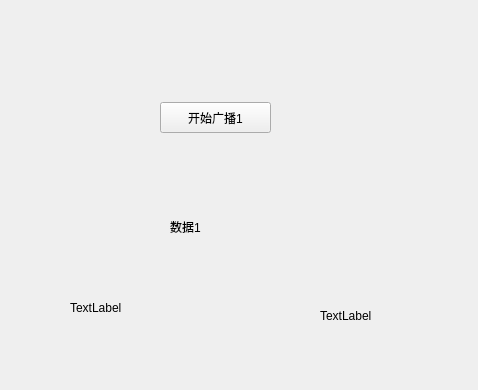
<?xml version="1.0" encoding="UTF-8"?>
<ui version="4.0">
 <class>Widget</class>
 <widget class="QWidget" name="Widget">
  <property name="geometry">
   <rect>
    <x>0</x>
    <y>0</y>
    <width>478</width>
    <height>390</height>
   </rect>
  </property>
  <property name="windowTitle">
   <string>Widget</string>
  </property>
  <widget class="QPushButton" name="pushButton">
   <property name="geometry">
    <rect>
     <x>160</x>
     <y>102</y>
     <width>111</width>
     <height>31</height>
    </rect>
   </property>
   <property name="text">
    <string>开始广播1</string>
   </property>
  </widget>
  <widget class="QLabel" name="label">
   <property name="geometry">
    <rect>
     <x>170</x>
     <y>211</y>
     <width>91</width>
     <height>31</height>
    </rect>
   </property>
   <property name="text">
    <string>数据1</string>
   </property>
  </widget>
  <widget class="QLabel" name="label_2">
   <property name="geometry">
    <rect>
     <x>70</x>
     <y>300</y>
     <width>161</width>
     <height>16</height>
    </rect>
   </property>
   <property name="text">
    <string>TextLabel</string>
   </property>
  </widget>
  <widget class="QLabel" name="label_3">
   <property name="geometry">
    <rect>
     <x>320</x>
     <y>310</y>
     <width>54</width>
     <height>12</height>
    </rect>
   </property>
   <property name="text">
    <string>TextLabel</string>
   </property>
  </widget>
 </widget>
 <layoutdefault spacing="6" margin="11"/>
 <resources/>
 <connections/>
</ui>
